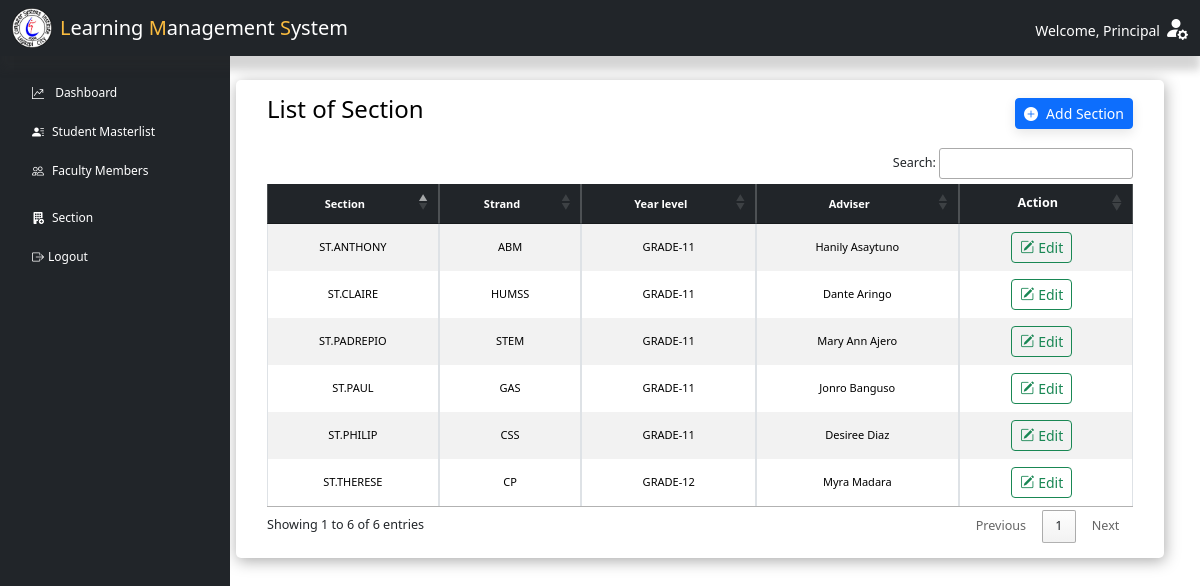
Before: /principal/index.php?page=section (signed in) with the older database file.
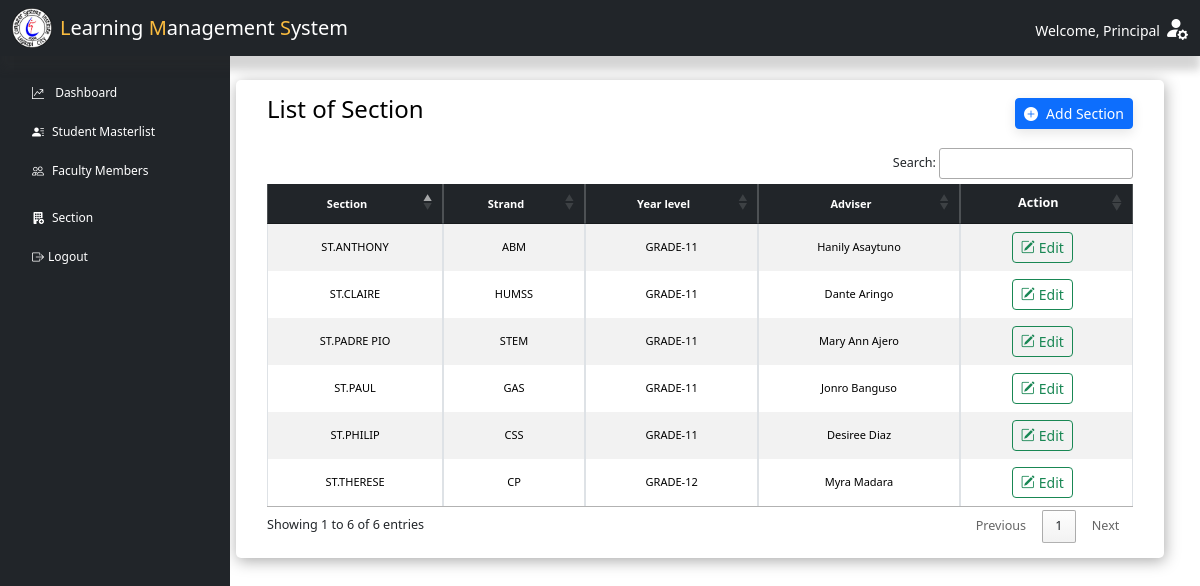
After: the same page with the newer database file.
### tables this page shows
CREATE TABLE `section` (
  `section_code` varchar(50) NOT NULL,
  `strand_code` varchar(50) DEFAULT NULL,
  `grade_lvl` varchar(30) NOT NULL,
  `section_name` varchar(20) NOT NULL,
  `teacher_id` varchar(50) NOT NULL,
  `date_created` date NOT NULL
);

CREATE TABLE `strand` (
  `strand_code` varchar(50) NOT NULL,
  `strand_name` varchar(30) DEFAULT NULL,
  `strand_desc` varchar(100) DEFAULT NULL
);

### includes/dbh-inc.php (called while the page is built)
<?php
include "function.php";
$mySQLFunction = new myDataBase("localhost", "root", "Nicolas051002", "lms_db");

### includes/function.php (called while the page is built, shortened)
<?php
class myDataBase
{
    private $hostname;
    private $username;
    private $password;
    private $database;
    public $con;
    public function __construct($hostname, $username, $password, $database)
    {
        $this->hostname = $hostname;
        $this->username = $username;
        $this->password = $password;
        $this->database = $database;
    }
    public function connection()
    {
        try {
            if (!$this->con) {
                $this->con = mysqli_connect($this->hostname, $this->username, $this->password, $this->database);
                if ($this->con) {
                    return true;
                } else {
                    return false;
                }
            } else {
                return true;
            }
        } catch (mysqli_sql_exception $e) {
            echo $e;
        }
    }
    public function disconnect()
    {
        if ($this->con) {
            if (mysqli_close($this->con)) {
                $this->con = false;
                return true;
            } else {
                return false;
            }
        } else {
            return true;
        }
    }
    public function getSection($row = null, $value = null)
    {
        if ($row != null && $value != null) {
            $sql = "SELECT `section_code`, `strand_name` ,`strand_desc` , `section.strand_code` , `grade_lvl` ,
            `section_name`, `teacher_fname` , `teacher_lname` , `section.teacher_id` ,
            CONCAT(`teacher_fname`,' ', `teacher_mname`, ' ', `teacher_lname`)AS adviser FROM `section`
            INNER JOIN `strand`
            ON section.strand_code = strand.strand_code
            INNER JOIN `teacher`
            ON section.teacher_id = teacher.teacher_id
            WHERE section.$row = '$value'";
            $stored = ($this->con->query($sql))->fetch_assoc();
            return $stored;
        } else {
            $sql = "SELECT `section_code`, `strand_name` ,`strand_desc` , `grade_lvl` , `section_name`, `teacher_fname` , `teacher_lname` ,
            CONCAT(`teacher_fname`,' ', `teacher_mname`, ' ', `teacher_lname`)AS adviser FROM  `section`
            INNER JOIN `strand`
            ON section.strand_code = strand.strand_code
            LEFT JOIN `teacher`
            ON section.teacher_id = teacher.teacher_id
            ORDER BY section.section_name";
            $stored = ($this->con->query($sql))->fetch_all(MYSQLI_ASSOC);
            return $stored;
        }
    }
}

### principal/section.php (the view, shortened to what the changed rows need)
<?php
include "../includes/dbh-inc.php";
?>
<main class="col-md-9 ms-sm-auto col-lg-10 px-md-4">
    <div class="container">
        <div class="row">
            <div class="col-12">
                <div class="data-table">
                    <div class="table-responsive small ms-3 me-3">
                        <table id="example" class="table table-bordered table-striped table-sm align-middle">
                            <thead class="table-dark ">
                                <tr>
                                    <th scope="col" class="small text-center">Section</th>
                                    <th scope="col" class="small text-center">Strand</th>
                                    <th scope="col" class="small text-center">Year level</th>
                                    <th scope="col" class="small text-center">Adviser</th>
                                    <th scope="col" class="text-center">Action</th>
                                </tr>
                            </thead>
                            <tbody>
                                <?php
                                $mySQLFunction->connection();
                                $result = $mySQLFunction->getSection();
                                if (!empty($result)) {
                                    foreach ($result as $row) {
                                        echo '<tr>';
                                        echo '<td class="small text-center">' . $row["section_name"] . '</td>';
                                        echo '<td class="small text-center">' . $row["strand_name"] . '</td>';
                                        echo '<td class="small text-center">' . $row["grade_lvl"] . '</td>';
                                        echo '<td class="small text-center">' . ucwords(strtolower($row["adviser"])) . '</td>';
                                        echo '
                                        <td class="d-flex justify-content-center">
                                            <button class="btn btn-sm btn-outline-success me-2" data-bs-toggle="modal" data-bs-target="#edit_section' . $row['section_code'] . '">
                                                <i class="bi bi-pencil-square me-1"></i>Edit
                                            </button>
                                            </td>
                                            ';
                                        echo '</tr>';
                                    }
                                } else {
                                    echo '<tr>
                                <td colspan="10" class="text-center">Section not found.<br>
                                </td>
                              </tr>';
                                }
                                echo '</tbody>';
                                echo '</table>';
                                ?>
                    </div>
                </div>
            </div>
        </div>
    </div>
</main>

Changed rows visible on the page:
changed section "STEM": section_name "ST.PADREPIO" → "ST.PADRE PIO"
